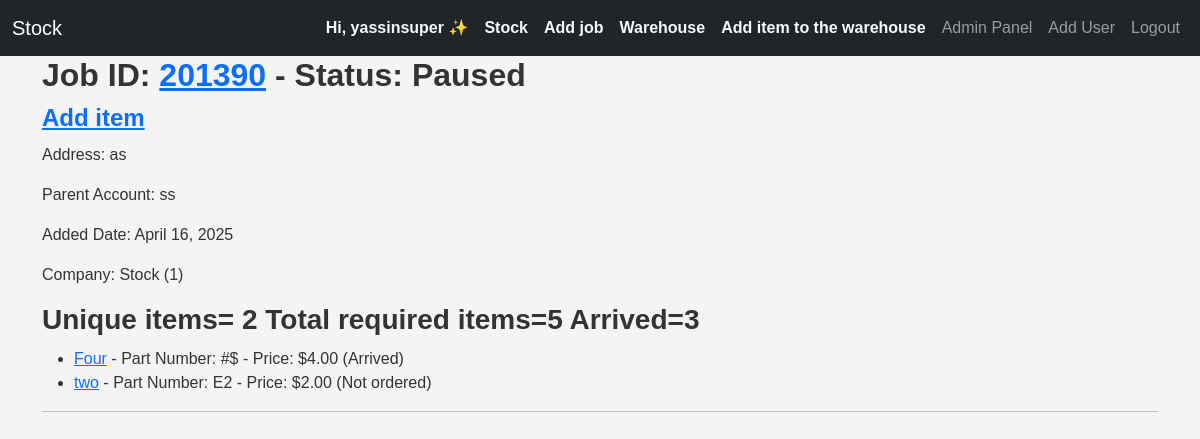
/ (signed in), run on the app's committed database.
### inventory/models.py (models this page shows, shortened)
class CustomUser(AbstractUser):
    company = models.ForeignKey(Company, on_delete=models.CASCADE, null=True, blank=True, related_name="employeees")
    email = models.EmailField(unique=True)
    username = models.CharField(max_length=90, unique=False)
    groups = models.ManyToManyField('auth.Group', related_name='users',)
    REQUIRED_FIELDS = ['username',]
    USERNAME_FIELD = 'email'
    class Meta:
        verbose_name_plural = 'users'
        ordering = ['id']

class Company(models.Model):
    owner = models.ForeignKey("inventory.CustomUser", on_delete=models.CASCADE, null=True, blank=True,related_name="company_owner")
    employees = models.ManyToManyField('CustomUser', related_name='companies')
    company_name=models.CharField(max_length=70)
    company_email = models.EmailField(max_length=100)
    address=models.TextField()
    phone=models.CharField(max_length=15)
    def __str__(self):
        return self.company_name +" ("+ str(self.id)+") "
    class Meta:
        verbose_name_plural = 'companies'
        ordering = ['company_name']

class Job(models.Model):
    status_chouces=[
        ('ready', 'Ready'),
        ('paused', 'Paused'),
        ('completed', 'Completed'),
        ('cancelled', 'Cancelled'),
        ('quoted', 'Quoted and waiting')
    ]
    address = models.CharField(max_length=70)
    job_id=models.IntegerField()
    status=models.CharField(choices=status_chouces, max_length=20)
    parent_account=models.CharField(max_length=70)
    added_date=models.DateField(auto_now_add=True)
    company=models.ForeignKey(Company,on_delete=models.CASCADE,related_name="job_company")
    items_arrived=models.BooleanField(default=False, )
    post_code=models.CharField(max_length=10, null=True, blank=True)
    quoted=models.BooleanField(default=False)
    class Meta:
        unique_together = ('job_id', 'company')  # Enforce uniqueness at the company level

class JobItem(models.Model):
    CHOICES=[
        ('ordered', 'Ordered'),
        ('arrived', 'Arrived'),
        ('not_ordered','Not ordered'),
    ]
    job = models.ForeignKey(Job, on_delete=models.DO_NOTHING, related_name="items")
    item = models.ForeignKey(Item, on_delete=models.CASCADE, related_name="job_items")
    job_quantity = models.PositiveSmallIntegerField(default=0)  # How many needed for this job
    arrived_quantity=models.PositiveSmallIntegerField(default=0)
    status=models.CharField(max_length=20,choices=CHOICES,default="not_ordered")
    is_used=models.BooleanField(default=False)
    from_warehouse=models.BooleanField(default=False)

class Item(models.Model):
    CHOICES=[
        ('ordered', 'Ordered'),
        ('arrived', 'Arrived'),
        ('not_ordered','Not ordered'),
    ]
    name=models.CharField(max_length=70)
    part_number=models.TextField(max_length=30)
    reference=models.TextField(blank=True,null=True,max_length=40)
    price=models.DecimalField(max_digits=10, decimal_places=2)
    supplier=models.CharField(max_length=70)
    company=models.ForeignKey(Company,on_delete=models.CASCADE,related_name="item_company")
    added_date=models.DateTimeField(auto_now_add=True)
    added_by=models.ForeignKey(CustomUser, on_delete=models.DO_NOTHING, null=True, blank=True, related_name="added_by_user")
    required_quantity=models.PositiveSmallIntegerField(default=0)
    arrived_quantity=models.PositiveSmallIntegerField(default=0)
    notes=models.TextField(null=True, blank=True)

### inventory/views.py (the view)
# urls.py: path('',views.inventory,name='inventory'),
@login_required(login_url='login', redirect_field_name='inventory')
@no_ban
def inventory(request):
    rjobs = Job.objects.annotate(item_count=Count('items')).filter(items_arrived=True).prefetch_related('items')
    items=Item.objects.filter(company=request.user.company)
    rjobs=Job.objects.filter(company=request.user.company)
    context={'rjobs':rjobs,
            'items':items,
            }
    return render(request,'inventory/inventory.html',context)

### inventory/templatetags/custom_tags.py (called while the page is built)
@register.filter
def is_admin(user):
    if user.groups.filter(name='Admin').exists() or user.company.owner==user:
        return True
    return False

@register.filter
def is_owner(user):
    if user.is_authenticated and user.company.owner==user:
        return True
    return False

@register.filter
def total_quantity(job):
    total_quantity = 0
    for item in job.items.all():
        total_quantity =total_quantity+item.job_quantity
    return total_quantity

@register.filter
def total_arrived_quantity(job):
    total_arrived_quantity=0
    company=job.company
    job_items=JobItem.objects.filter(job=job)
    for jobitem in job_items:
        total_arrived_quantity+=jobitem.arrived_quantity
    return total_arrived_quantity

### templates/inventory/inventory.html (shortened to what this page needs)
{% extends 'inventory/base.html' %}
{% load static %}
{% load custom_tags %}
{% block body %}
  {% if rjobs %}
    {% for job in rjobs %}
      {% if job.status != 'ready' and job.items_arrived and job.status != 'completed' %}
        <h2>Job ID: <a href="{% url 'update_job' job.job_id %}">{{ job.job_id }}</a> - Status: {{ job.get_status_display }} <small>"Required parts have arrived but the job isn't marked as Ready"</small></h2>
      {% elif job.status == 'ready' and not job.items_arrived %}
        <h2>Job ID: <a href="{% url 'update_job' job.job_id %}">{{ job.job_id }}</a> - Status: {{ job.get_status_display }} <small>"Required parts have not arrived but the job is marked as Ready"</small></h2>
      {% else %}
        <h2>Job ID: <a href="{% url 'update_job' job.job_id %}">{{ job.job_id }}</a> - Status: {{ job.get_status_display }}</h2>
        <h4><a href="{% url 'item_add' job.job_id %}">Add item</a></h4>
      {% endif %}
      <p>Address: {{ job.address }}</p>
      <p>Parent Account: {{ job.parent_account }}</p>
      <p>Added Date: {{ job.added_date }}</p>
      <p>Company: {{ job.company }}</p>
      <h3>Unique items= {{ job.items.count }} Total required items={{ job|total_quantity }} Arrived={{ job|total_arrived_quantity }}</h3>
      <ul>
        {% for jobitem in job.items.all %}
          <li>
            <a href="{% url 'update_item' jobitem.id %}">{{ jobitem.item.name }}</a> - Part Number: {{ jobitem.item.part_number }} - Price: ${{ jobitem.item.price }}
            ({{ jobitem.get_status_display }})
          </li>
        {% empty %}
          <li>No items associated with this job.</li>
        {% endfor %}
      </ul>
      <hr />
    {% endfor %}
  {% endif %}
  <link rel="stylesheet" href="{% static 'css/style.css' %}" />
{% endblock %}

### templates/inventory/base.html (shortened to what this page needs)
{% load static %}
{% load custom_tags %}
<!DOCTYPE html>
<html lang="en">
  <head>
    <link href="https://cdn.jsdelivr.net/npm/bootstrap@5.3.3/dist/css/bootstrap.min.css" rel="stylesheet" />
    <link rel="stylesheet" href="{% static 'css/style.css' %}" />
  </head>
  <body>
    {% if request.user.is_authenticated %}
      <nav class="navbar navbar-expand-lg navbar-dark bg-dark">
        <div class="container-fluid">
          <a class="navbar-brand" href="{% url 'inventory' %}">{{ request.user.company.company_name }}</a>
          <div class="collapse navbar-collapse" id="navbarNav">
            <ul class="navbar-nav ms-auto align-items-center">
              <li class="nav-item">
                <a class="nav-link fw-bold text-light" href="{% url 'update_user' request.user.id %}">
                  {% if request.user|is_owner %}
                    Hi, {{ request.user.username }} ✨
                  {% else %}
                    {% if request.user|is_admin %}
                      {{ request.user.username }}👔 <small>Admin</small>
                    {% else %}
                      {{ request.user.username }}👔 <small>Employee</small>
                    {% endif %}
                  {% endif %}
                </a>
              </li>
              {% if request.user.company %}
                {% if request.user|is_owner %}
                  <li class="nav-item">
                    <a class="nav-link fw-bold text-light" href="{% url 'update_company' request.user.company.id %}">{{ request.user.company.company_name }}</a>
                  </li>
                {% else %}
                  <li class="nav-item">
                    <a class="nav-link fw-bold text-light" href="{% url 'update_company' request.user.company.id %}">{{ request.user.company.company_name }}</a>
                  </li>
                {% endif %}
              {% endif %}
              <li class="nav-item">
                <a class="nav-link fw-bold text-light" href="{% url 'create_job' %}">Add job</a>
              </li>
              <li class="nav-item">
                <a class="nav-link fw-bold text-light" href="{% url 'warehouse' %}">Warehouse</a>
              </li>
              <li class="nav-item">
                <a class="nav-link fw-bold text-light" href="{% url 'item_add' True %}">Add item to the warehouse</a>
              </li>
              {% if request.user|is_admin %}
                <li class="nav-item">
                  <a class="nav-link" href="{% url 'admin_panel' %}">Admin Panel</a>
                </li>
                <li class="nav-item">
                  <a class="nav-link" href="{% url 'register' %}">Add User</a>
                </li>
              {% endif %}
              <li class="nav-item">
                <a class="nav-link" href="{% url 'logout' %}">Logout</a>
              </li>
            </ul>
          </div>
        </div>
      </nav>
    {% endif %}
    <div class="container content">
      {% block body %}
      {% endblock %}
    </div>
  </body>
</html>

### stock/static/css/style.css (style rules this page uses)
body { font-family: Arial, sans-serif; background: #f4f4f4; margin: 0; padding: 0; color: #333; }
h2, h3, h4 { font-weight: 600; margin-bottom: 10px; }

### data on the page
CustomUser: user.company.company_name "Stock", user.username "yassinsuper"
Job: job_id "201390", status "Paused", address "as", parent_account "ss", added_date "April 16, 2025", company "Stock (1)", items.count "2", id.job_quantity "5", company+id "3"
JobItem: item.name "Four", item.part_number "#$", item.price "4.00", status "Arrived"
JobItem: item.name "two", item.part_number "E2", item.price "2.00", status "Not ordered"
